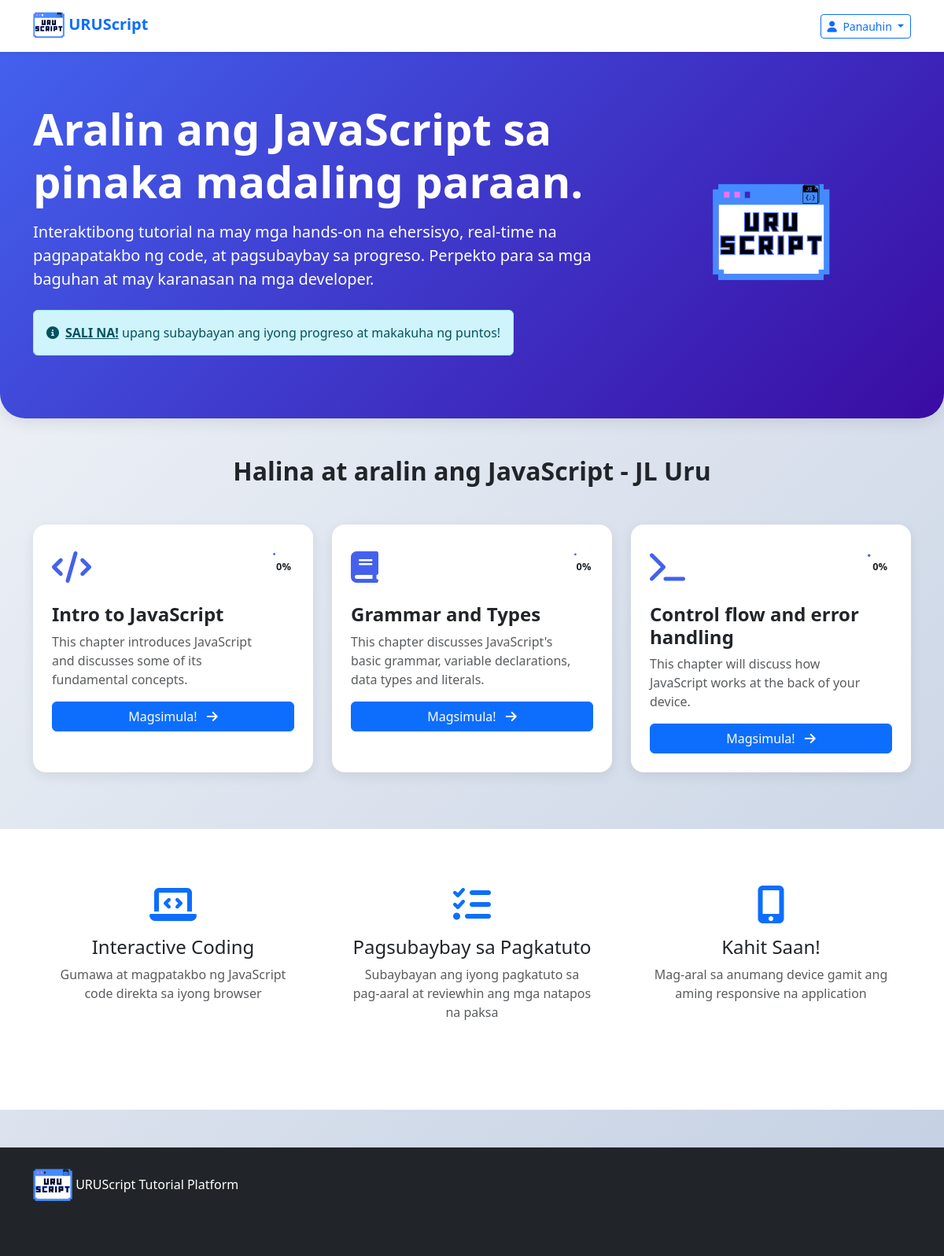
The page / on the database its author committed.
### tables this page shows
CREATE TABLE `topics` (
  `id` int(11) NOT NULL,
  `topic_name` varchar(100) NOT NULL,
  `topic_order` int(11) DEFAULT 0,
  `description` text DEFAULT NULL,
  `is_active` tinyint(1) DEFAULT 1,
  `created_at` timestamp NOT NULL DEFAULT current_timestamp(),
  `deleted_at` timestamp NULL DEFAULT NULL
);

### database.php (called while the page is built, shortened)
<?php
class StudentSession {
    public function isLoggedIn() {
        return isset($_SESSION['student_id']) && $_SESSION['student_id'] !== null;
    }
}
?>

### index.php (the view, shortened to what this page needs)
<?php
require_once 'database.php';
$db = new Database();
$conn = $db->getConnection();
$studentSession = new StudentSession($conn);
$query = "SELECT * FROM topics WHERE is_active = 1 AND deleted_at IS NULL ORDER BY topic_order";
$stmt = $conn->prepare($query);
$stmt->execute();
$topics = $stmt->fetchAll(PDO::FETCH_ASSOC);
$studentData = $studentSession->getStudentData();
?>
<!DOCTYPE html>
<html lang="en">
<head>
    <link href="https://cdn.jsdelivr.net/npm/bootstrap@5.3.0/dist/css/bootstrap.min.css" rel="stylesheet">
    <link rel="stylesheet" href="https://cdnjs.cloudflare.com/ajax/libs/font-awesome/6.4.0/css/all.min.css">
</head>
<body>
    <nav class="navbar navbar-expand-lg navbar-light bg-white shadow-sm">
        <div class="container">
            <a class="navbar-brand fw-bold text-primary" href="#">
                <img src="assets/img/URUScript.png" alt="JS Tutorial Logo" width="40" height="40"> URUScript
            </a>
            <div class="d-flex align-items-center">
                <?php if ($studentSession->isLoggedIn() && $studentData): ?>
                <div class="d-flex align-items-center me-3">
                    <span class="score-badge me-2">
                        <i class="fas fa-star me-1"></i> <?php echo $studentData['score']; ?> pts
                    </span>
                    <div class="dropdown">
                        <button class="btn btn-outline-primary btn-sm dropdown-toggle d-flex align-items-center"
                                type="button" id="userDropdown" data-bs-toggle="dropdown">
                            <div class="user-avatar me-2" style="background-color: <?php echo $studentData['avatar']; ?>;">
                                <?php echo strtoupper(substr($studentData['name'], 0, 1)); ?>
                            </div>
                            <span><?php echo htmlspecialchars($studentData['username']); ?></span>
                        </button>
                        <ul class="dropdown-menu dropdown-menu-end">
                            <li>
                                <span class="dropdown-item-text">
                                    <small>Logged in as</small><br>
                                    <strong><?php echo htmlspecialchars($studentData['name']); ?></strong>
                                </span>
                            </li>
                            <li><hr class="dropdown-divider"></li>
                            <li><a class="dropdown-item" href="dashboard">
                                <i class="fas fa-tachometer-alt me-2"></i> Dashboard
                            </a></li>
                            <li><a class="dropdown-item" href="#" onclick="showQuizStats()">
                                <i class="fas fa-chart-bar me-2"></i> Quiz Statistics
                            </a></li>
                            <li><a class="dropdown-item" href="#" onclick="logout()">
                                <i class="fas fa-sign-out-alt me-2"></i> Logout
                            </a></li>
                        </ul>
                    </div>
                </div>
                <?php else: ?>
                <div class="dropdown">
                    <button class="btn btn-outline-primary btn-sm dropdown-toggle" type="button" id="userDropdown" data-bs-toggle="dropdown">
                        <i class="fas fa-user me-1"></i> Panauhin
                    </button>
                </div>
                <?php endif; ?>
            </div>
        </div>
    </nav>
    <section class="hero-section">
        <div class="container">
            <div class="row align-items-center">
                <div class="col-lg-8">
                    <h1 class="display-4 fw-bold mb-3">Aralin ang JavaScript sa pinaka madaling paraan.</h1>
                    <p class="lead mb-4">Interaktibong tutorial na may mga hands-on na ehersisyo, real-time na pagpapatakbo ng code,
                    at pagsubaybay sa progreso. Perpekto para sa mga baguhan at may karanasan na mga developer.</p>
                    <?php if ($studentSession->isLoggedIn()): ?>
                    <div class="alert alert-success d-inline-flex align-items-center" role="alert">
                        <i class="fas fa-check-circle me-2"></i>
                        <div>Maligayang Pagdating, <b><?= htmlspecialchars($studentData['name']) ?></b>! Halina at Magsimulang Matuto.</div>
                    </div>
                    <?php else: ?>
                    <div class="alert alert-info d-inline-flex align-items-center" role="alert">
                        <i class="fas fa-info-circle me-2"></i>
                        <div><a href="#" class="alert-link" data-bs-toggle="modal" data-bs-target="#registerModal">SALI NA!</a> upang subaybayan ang iyong progreso at makakuha ng puntos!</div>
                    </div>
                    <?php endif; ?>
                </div>
                <div class="col-lg-4 text-center">
                    <img src="assets/img/URUScript.png" alt="URUScript Tutorial Logo" title="URUScript Tutorial Logo" class="img-fluid" style="max-height: 150px;">
                </div>
            </div>
        </div>
    </section>
    <section class="py-5">
        <div class="container">
            <h2 class="text-center mb-5 fw-bold">Halina at aralin ang JavaScript - JL Uru</h2>
            <div class="row">
                <?php foreach($topics as $index => $topic):
                    $progress = 0;
                ?>
                <div class="col-md-6 col-lg-4 mb-4">
                    <div class="topic-card bg-white p-4">
                        <div class="d-flex justify-content-between align-items-start">
                            <div>
                                <div class="topic-icon">
                                    <?php
                                    $icons = ['fa-code', 'fa-book', 'fa-terminal', 'fa-vial', 'fa-list', 'fa-filter', 'fa-redo'];
                                    echo '<i class="fas ' . $icons[$index % count($icons)] . '"></i>';
                                    ?>
                                </div>
                                <h4 class="fw-bold"><?php echo htmlspecialchars($topic['topic_name']); ?></h4>
                                <p class="text-muted mb-3"><?php echo htmlspecialchars($topic['description'] ?? 'Learn with interactive examples'); ?></p>
                            </div>
                            <div class="progress-ring">
                                <svg viewBox="0 0 36 36">
                                    <path class="progress-ring-circle"
                                        d="M18 2.0845
                                        a 15.9155 15.9155 0 0 1 0 31.831
                                        a 15.9155 15.9155 0 0 1 0 -31.831"
                                        stroke-dasharray="<?php echo $progress; ?>, 100">
                                </svg>
                                <span class="progress-ring-text">
                                    <?php echo $progress; ?>%
                                </span>
                            </div>
                        </div>
                        <a href="lesson?topic_id=<?php echo $topic['id']; ?>" class="btn btn-primary w-100">
                            <?php echo $progress > 0 ? 'Continue Learning' : 'Magsimula!'; ?>
                            <i class="fas fa-arrow-right ms-2"></i>
                        </a>
                    </div>
                </div>
                <?php endforeach; ?>
            </div>
        </div>
    </section>
    <section class="py-5 bg-white">
        <div class="container">
            <div class="row text-center">
                <div class="col-md-4 mb-4">
                    <div class="p-4">
                        <i class="fas fa-laptop-code fa-3x text-primary mb-3"></i>
                        <h4>Interactive Coding</h4>
                        <p class="text-muted">Gumawa at magpatakbo ng JavaScript code direkta sa iyong browser</p>
                    </div>
                </div>
                <div class="col-md-4 mb-4">
                    <div class="p-4">
                        <i class="fas fa-tasks fa-3x text-primary mb-3"></i>
                        <h4>Pagsubaybay sa Pagkatuto</h4>
                        <p class="text-muted">Subaybayan ang iyong pagkatuto sa pag-aaral at reviewhin ang mga natapos na paksa</p>
                    </div>
                </div>
                <div class="col-md-4 mb-4">
                    <div class="p-4">
                        <i class="fas fa-mobile-alt fa-3x text-primary mb-3"></i>
                        <h4>Kahit Saan!</h4>
                        <p class="text-muted">Mag-aral sa anumang device gamit ang aming responsive na application</p>
                    </div>
                </div>
            </div>
        </div>
    </section>
    <footer class="bg-dark text-white py-4 mt-5">
        <div class="container">
            <div class="row">
                <div class="col-md-6">
                    <img src="assets/img/URUScript.png" alt="URUScript Tutorial Logo" title="URUScript Tutorial Logo" class="img-fluid" style="max-height: 50px;"> URUScript Tutorial Platform
                    <p class="text-muted">An interactive learning platform for mastering JavaScript</p>
                </div>
                <div class="col-md-6 text-md-end">
                    <p class="text-muted mb-0">&copy; 2024 JS Tutorial. All rights reserved.</p>
                </div>
            </div>
        </div>
    </footer>
</body>
</html>

### index.php (style rules this page uses)
:root { --primary-color: #4361ee; --secondary-color: #3a0ca3; --accent-color: #4cc9f0; --light-bg: #f8f9fa; --dark-bg: #212529; }
body { font-family: 'Segoe UI', Tahoma, Geneva, Verdana, sans-serif; background: linear-gradient(135deg, #f5f7fa 0%, #c3cfe2 100%); min-height: 100vh; }
.hero-section { background: linear-gradient(135deg, var(--primary-color), var(--secondary-color)); color: white; padding: 4rem 0; border-radius: 0 0 2rem 2rem; box-shadow: 0 4px 20px rgba(0,0,0,0.1); }
.topic-card { transition: all 0.3s ease; border: none; border-radius: 1rem; overflow: hidden; box-shadow: 0 5px 15px rgba(0,0,0,0.08); height: 100%; }
.topic-icon { font-size: 2.5rem; color: var(--primary-color); margin-bottom: 1rem; }
.progress-ring { width: 60px; height: 60px; position: relative; }
.progress-ring-text { position: absolute; top: 50%; left: 50%; transform: translate(-50%, -50%); font-size: 0.8rem; font-weight: bold; }

### rows shown on the page
topics: topic_name "Intro to JavaScript", description "This chapter introduces JavaScript and discusses some of its fundamental concepts.", progress "0"
topics: topic_name "Grammar and Types", description "This chapter discusses JavaScript's basic grammar, variable declarations, data types and literals.", progress "0"
topics: topic_name "Control flow and error handling", description "This chapter will discuss how JavaScript works at the back of your device.", progress "0"
